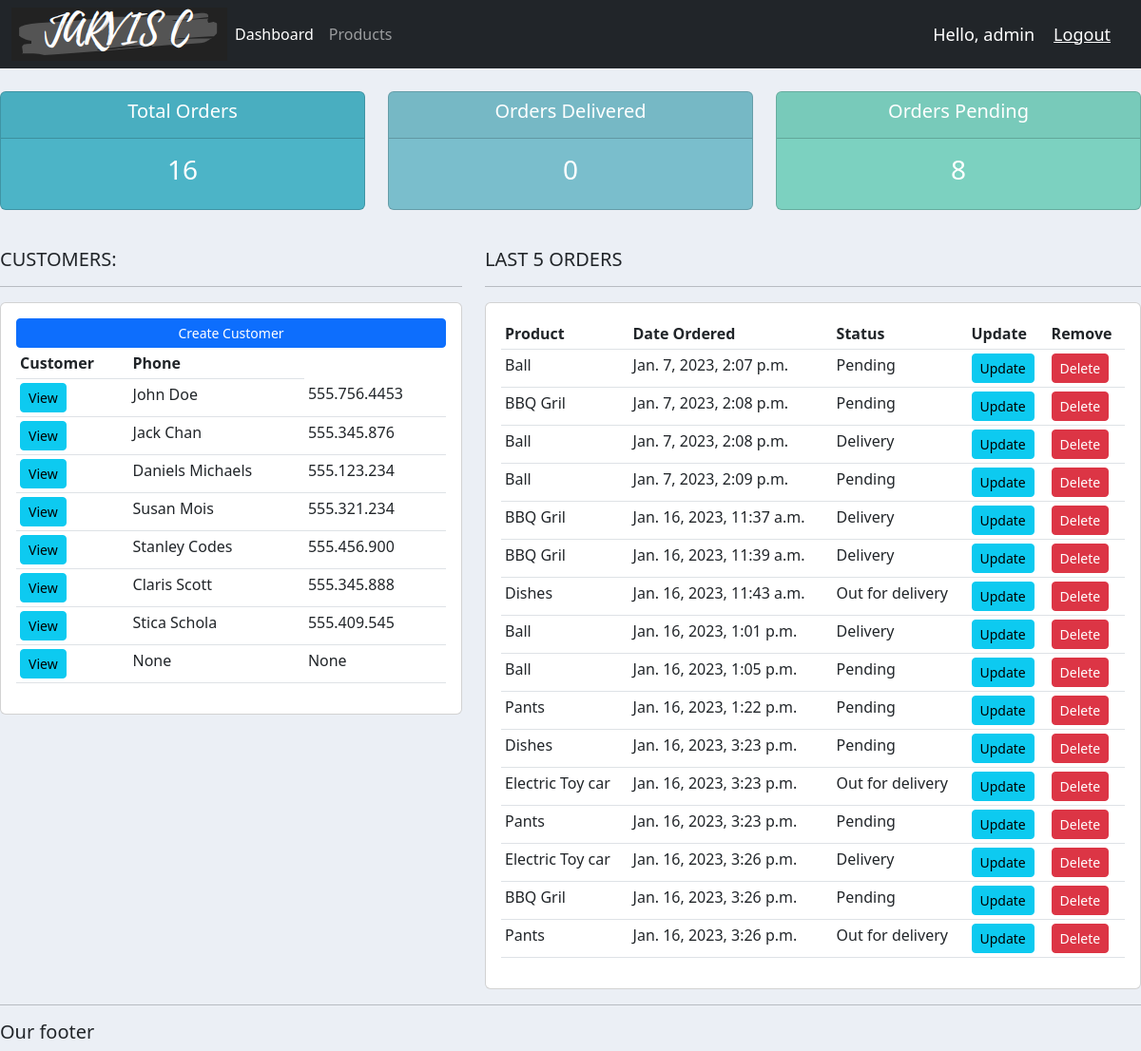
Before: / (signed in) with the older database file.
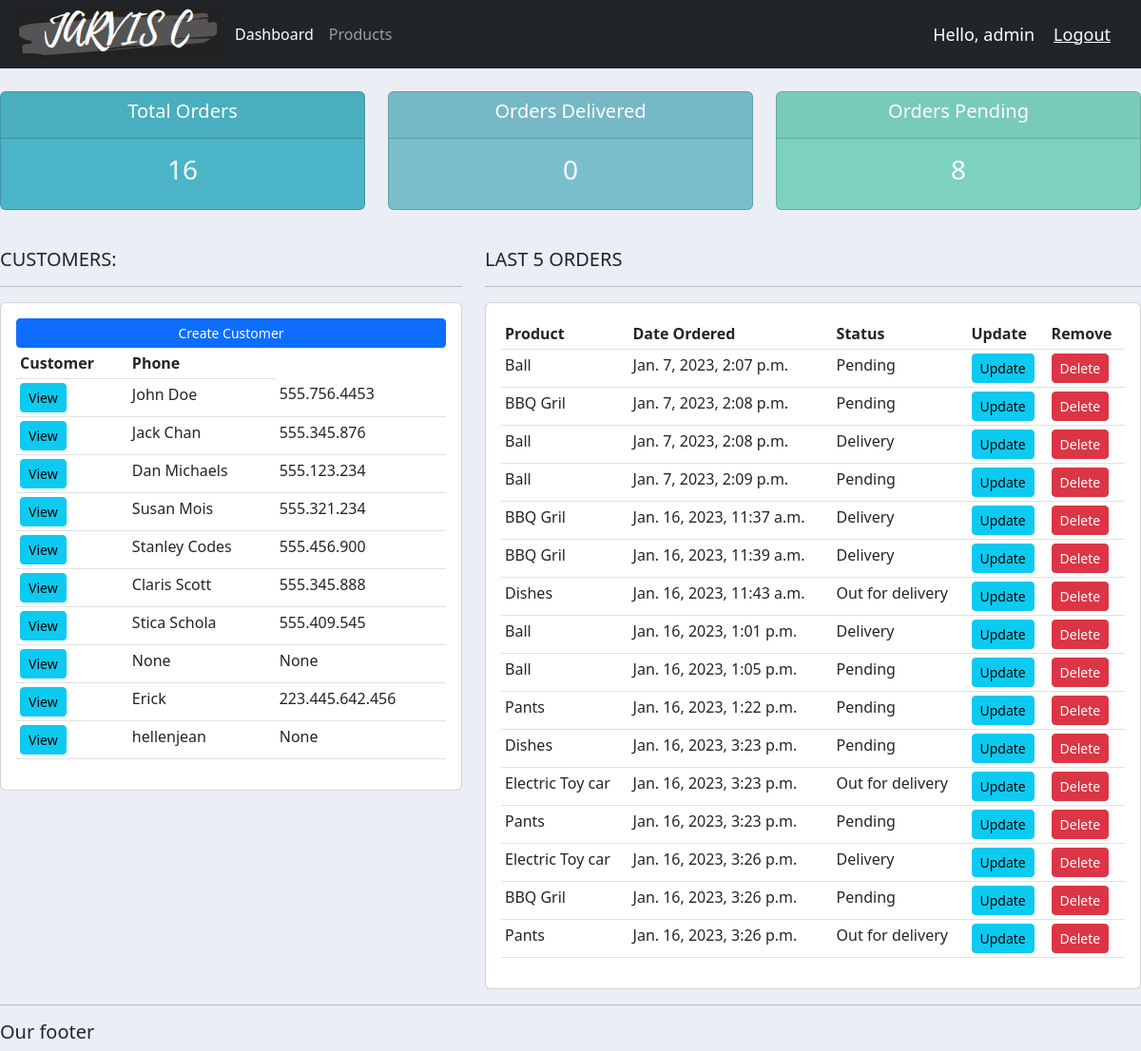
After: the same page with the newer database file.
### accounts/models.py (models this page shows, shortened)
class Customer(models.Model):
    user = models.OneToOneField(User, null=True, blank=True, on_delete=models.CASCADE)
    name = models.CharField(max_length=200, null=True)
    phone = models.CharField(max_length=200, null=True)
    email = models.CharField(max_length=200, null=True)
    profile_pic = models.ImageField(default="profile.png", null=True, blank=True)
    date_created = models.DateTimeField(auto_now_add=True, null=True)

class Order(models.Model):
    STATUS = (
        ('Pending', 'Pending'),
        ('Out for delivery', 'Out for delivery'),
        ('Delivery', 'Delivery'),
    )
    customer = models.ForeignKey(Customer, null=True, on_delete=models.SET_NULL)
    products = models.ForeignKey(Products, null=True, on_delete=models.SET_NULL)
    date_created = models.DateTimeField(auto_now_add=True, null=True)
    status = models.CharField(max_length=200, null=True, choices=STATUS)
    note = models.CharField(max_length=1000, null=True)

class Products(models.Model):
    CATEGORY = (
        ('Indoor', 'Indoor'),
        ('Out Door', 'Out Door'),
    )
    name = models.CharField(max_length=200, null=True)
    price = models.FloatField(null=True)
    category = models.CharField(max_length=200, null=True, choices=CATEGORY)
    description = models.CharField(max_length=200, null=True, blank=True)
    date_created = models.DateTimeField(auto_now_add=True, null=True)
    tags = models.ManyToManyField(Tag)
    def __str__(self):
        return self.name

### accounts/decorators.py (the view)
    def wrapper_function(request, *args, **kwargs):
        group = None
        if request.user.groups.exists():
            group = request.user.groups.all()[0].name
        if group == 'customer':
            return redirect('user-page')
        elif group == 'admin':
            return view_func(request, *args, **kwargs)

### accounts/views.py (called while the page is built)
@login_required(login_url='login')
@admin_only
def home(request):
    orders = Order.objects.all()
    customers = Customer.objects.all()
    total_customers = customers.count()
    total_orders = orders.count()
    delivered = orders.filter(status='Delivered').count()
    pending = orders.filter(status='Pending').count()
    context = {'orders': orders, 'customers': customers, 'total_orders': total_orders, 'delivered': delivered,
               'pending': pending}
    return render(request, 'accounts/dashboard.html', context)

### accounts/templates/accounts/dashboard.html
{% extends 'accounts/base.html' %}
{% block content %}
{% include 'accounts/status.html' %}
<br/>
<div class="row">
    <div class="col-md-5">
        <h5>CUSTOMERS:</h5>
        <hr/>
        <div class="card card-body">
            <a href="" class="btn btn-primary btn-sm btn-block">Create Customer</a>
            <table class="table table-sm">
                <tr>
                    <th>Customer</th>
                    <th>Phone</th>
                </tr>
                 {% for customer in customers %}
                    <tr>
                        <td><a class="btn btn-sm btn-info" href="{% url 'customer' customer.id %}" >View</a></td>
                        <td>{{ customer.name }}</td>
                        <td>{{ customer.phone }}</td>
                    </tr>
                {% endfor %}
            </table>
        </div>
    </div>
    <div class="col-md-7">
        <h5>LAST 5 ORDERS</h5>
        <hr/>
        <div class="card card-body">
            <table class="table table-sm">
                <tr>
                    <th>Product</th>
                    <th>Date Ordered</th>
                    <th>Status</th>
                    <th>Update</th>
                    <th>Remove</th>
                </tr>
                {% for order in orders %}
                    <tr>
                        <td>{{ order.products}}</td>
                        <td>{{ order.date_created}}</td>
                        <td>{{ order.status}}</td>
                        <td><a class="btn btn-sm btn-info" href="{% url 'update_order' order.id %}">Update</a></td>
                        <td><a class="btn btn-sm btn-danger " href="{% url 'delete_order' order.id %}">Delete</a></td>
                    </tr>
                {% endfor %}
            </table>
        </div>
    </div>
</div>
{% endblock %}

### accounts/templates/accounts/base.html (shortened to what this page needs)
<!DOCTYPE html>
{% load static %}
<html lang="en">
  <head>
      <link href="https://cdn.jsdelivr.net/npm/bootstrap@5.2.3/dist/css/bootstrap.min.css" rel="stylesheet">
      <link rel="stylesheet" type="text/css" href="{% static 'css/main.css' %}">
  </head>
  <body>
   {% include 'accounts/navbar.html' %}
      {% block content %}
      {% endblock %}
    <hr>
    <h5>Our footer</h5>
  </body>
</html>

### accounts/templates/accounts/navbar.html (shortened to what this page needs)
{% load static %}
<nav class="navbar navbar-expand-lg navbar-dark bg-dark">
    <div class="container-fluid">
        <img src="{% static 'images/logo.png' %}">
        <div class="collapse navbar-collapse" id="navbarNavAltMarkup">
            <ul class="navbar-nav">
                {% if request.user.is_staff %}
                <a class="nav-link active" aria-current="page" href="{% url 'home' %}">Dashboard</a>
                <a class="nav-link" href="{% url 'products' %}">Products</a>
                {% else %}
                <a class="nav-link" href="{% url 'account' %}">Settings</a>
                {% endif %}
            </ul>
        </div>
        <span class="hello-msg">Hello, {{request.user}}</span>
        <span><a class="hello-msg" href="{% url 'logout' %}">Logout</a></span>
    </div>
</nav>

### accounts/templates/accounts/status.html
<br />
<div class="row">
  <div class="col">
    <div class="col-md">
      <div class="card text-center text-white mb-3" id="total-orders">
        <div class="card-header">
          <h5 class="card-title">Total Orders</h5>
        </div>
        <div class="card-body">
          <h3 class="card-title">{{ total_orders }}</h3>
        </div>
      </div>
    </div>
  </div>
  <div class="col">
    <div class="col-md">
      <div class="card text-center text-white mb-3" id="orders-delivered">
        <div class="card-header">
          <h5 class="card-title">Orders Delivered</h5>
        </div>
        <div class="card-body">
          <h3 class="card-title">{{ delivered }}</h3>
        </div>
      </div>
    </div>
  </div>
    <div class="col">
    <div class="col-md">
      <div class="card text-center text-white mb-3" id="orders-pending">
        <div class="card-header">
          <h5 class="card-title">Orders Pending</h5>
        </div>
        <div class="card-body">
          <h3 class="card-title">{{ pending }}</h3>
        </div>
      </div>
    </div>
  </div>
</div>

### static/css/main.css (style rules this page uses)
body { background-color:#ebeff5 }
#total-orders { background-color:#4cb4c7 }
#orders-delivered { background-color:#7abecc }
#orders-pending { background-color:#7CD1C0 }

### accounts/templates/accounts/navbar.html (style rules this page uses)
.hello-msg { font-size:18px; color:#fff; margin-right:20px; }

Changed rows visible on the page:
changed Customer: name "Daniels Michaels" → "Dan Michaels"
added Customer: name "Erick", phone "223.445.642.456"
added Customer: name "hellenjean", phone "None"
